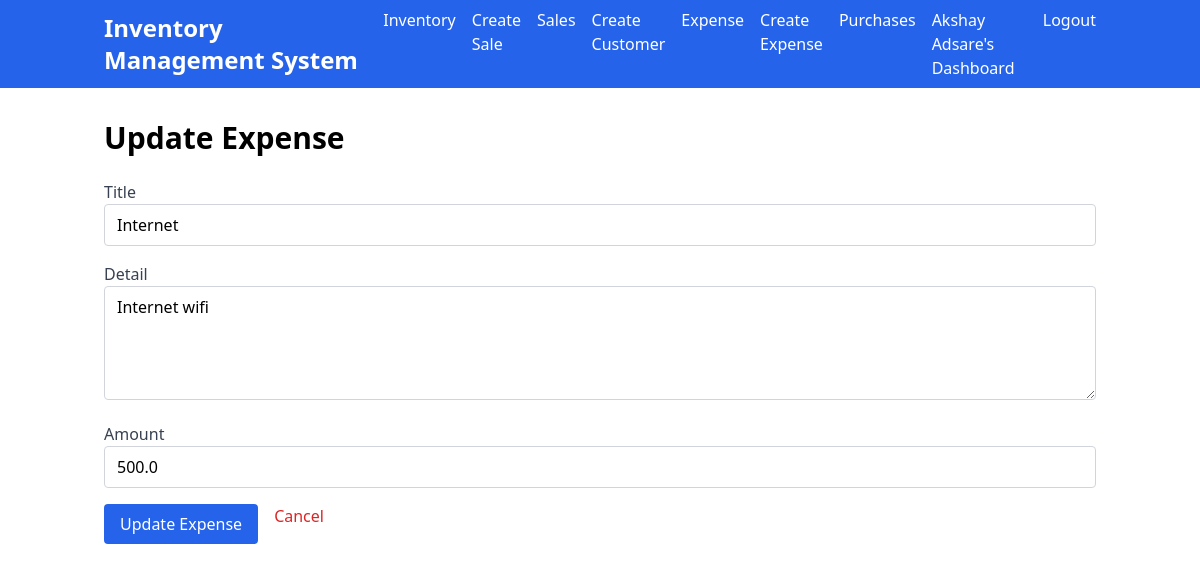
The page /expense/update/2/ (signed in) on the database its author committed.
### main/models.py (models this page shows, shortened)
class Vendor(models.Model):
    user = models.OneToOneField(
        settings.AUTH_USER_MODEL,
        on_delete=models.CASCADE,
        null=True,
        related_name='vendor_profile'
    )
    full_name = models.CharField(max_length=50)
    address = models.TextField()
    mobile = models.CharField(max_length=15)
    status = models.BooleanField(default=False)
    class Meta:
        verbose_name_plural = '1. Vendors'

class Expense(models.Model):
    vendor = models.ForeignKey(Vendor, on_delete=models.CASCADE)
    title = models.CharField(max_length=50)
    detail = models.TextField()
    amount = models.FloatField()
    date = models.DateTimeField(auto_now_add=True)
    class Meta:
        verbose_name_plural = '7. Expenses'

### main/views.py (the view)
# urls.py: path('expense/update/<int:expense_id>/', views.expense_update, name='expense_update'),
def expense_update(request, expense_id):
    expense = get_object_or_404(Expense, id=expense_id)
    if request.method == 'POST':
        form = ExpenseForm(request.POST, instance=expense)
        if form.is_valid():
            form.save()
            return redirect('main:expense_detail', expense_id=expense.id)
    else:
        form = ExpenseForm(instance=expense)
    return render(request, 'expense_update.html', {'form': form, 'expense': expense})

### main/views.py
class ExpenseForm(forms.ModelForm):
    class Meta:
        model = Expense
        fields = ['title', 'detail', 'amount']
    def __init__(self, *args, **kwargs):
        vendor = kwargs.pop('vendor', None)
        super().__init__(*args, **kwargs)
        if vendor:
            self.initial['vendor'] = vendor.id

### templates/expense_update.html (shortened to what this page needs)
{% extends 'base.html' %}
{% block content %}
<div class="container mx-auto my-8">
  <h1 class="text-3xl font-semibold mb-6">Update Expense</h1>
  <form method="post" class="mb-4">
    <div class="mb-4">
      <label class="block text-gray-700 font-medium">Title</label>
      <input type="text" name="title" value="{{ expense.title }}" class="border border-gray-300 rounded py-2 px-3 w-full">
    </div>
    <div class="mb-4">
      <label class="block text-gray-700 font-medium">Detail</label>
      <textarea name="detail" class="border border-gray-300 rounded py-2 px-3 w-full" rows="4">{{ expense.detail }}</textarea>
    </div>
    <div class="mb-4">
      <label class="block text-gray-700 font-medium">Amount</label>
      <input type="text" name="amount" value="{{ expense.amount }}" class="border border-gray-300 rounded py-2 px-3 w-full">
    </div>
    <div class="flex space-x-4">
      <button type="submit" class="bg-blue-600 text-white py-2 px-4 rounded">Update Expense</button>
      <a href="{% url 'main:expense_detail' expense.id %}" class="text-red-600 hover:underline">Cancel</a>
    </div>
  </form>
</div>
{% endblock %}

### templates/base.html (shortened to what this page needs)
<!DOCTYPE html>
<html lang="en">
<head>
    <link href="https://unpkg.com/tailwindcss@2.2.19/dist/tailwind.min.css" rel="stylesheet">
</head>
<body>
    <nav class="bg-blue-600 text-white">
        <div class="container mx-auto px-4 py-2">
            <div class="flex items-center justify-between">
                <a class="text-2xl font-bold" href="{% url 'main:home' %}">Inventory Management System</a>
                <ul class="hidden md:flex space-x-4" id="main-menu">
                    {% if request.user.is_authenticated %}
                        {% if request.user.is_superuser %}
                        <li><a class="navbar-link" href="{% url 'main:vendor_list' %}">Vendors</a></li>
                        <li><a class="navbar-link" href="{% url 'main:product_list' %}">Products</a></li>
                        <li><a class="navbar-link" href="{% url 'main:purchase_list' %}">Purchases</a></li>
                        <li><a class="navbar-link" href="{% url 'main:customer_list' %}">Customers</a></li>
                        <li><a class="navbar-link" href="{% url 'main:sale_list' %}">Sales</a></li>
                        <li><a class="navbar-link" href="{% url 'main:inventory_list' %}">Inventory</a></li>
                        <li><a class="navbar-link" href="{% url 'main:expense_list' %}">Expense</a></li>
                        <li><a class="navbar-link" href="{% url 'main:master_dashboard' %}">Admin Dashboard</a></li>
                        {% else %}
                        <li><a class="navbar-link" href="{% url 'main:inventory_list' %}">Inventory</a></li>
                        <li><a class="navbar-link" href="{% url 'main:sale_create' %}">Create Sale</a></li>
                        <li><a class="navbar-link" href="{% url 'main:sale_list' %}">Sales</a></li>
                        <li><a class="navbar-link" href="{% url 'main:customer_create' %}">Create Customer</a></li>
                        <li><a class="navbar-link" href="{% url 'main:expense_list' %}">Expense</a></li>
                        <li><a class="navbar-link" href="{% url 'main:expense_create' %}">Create Expense</a></li>
                        <li><a class="navbar-link" href="{% url 'main:purchase_list' %}">Purchases</a></li>
                        <li><a class="navbar-link" href="{% url 'main:vendor_dashboard' %}">{{ request.user.vendor_profile.full_name }}'s Dashboard</a></li>
                    {% endif %}
                        <li><a class="navbar-link" href="{% url 'main:logout' %}">Logout</a></li>
                    {% else %}
                        <li><a class="navbar-link" href="{% url 'main:login' %}">Login</a></li>
                    {% endif %}
                </ul>
            </div>
        </div>
    </nav>
    <main class="container mx-auto my-8 px-4">
        {% block content %}
        {% endblock %}
    </main>
</body>
</html>

### rows shown on the page
Expense: title "Internet", detail "Internet wifi", amount "500.0"

### other values the page prints
{{ request.user.vendor_profile.full_name }} "Akshay Adsare"
